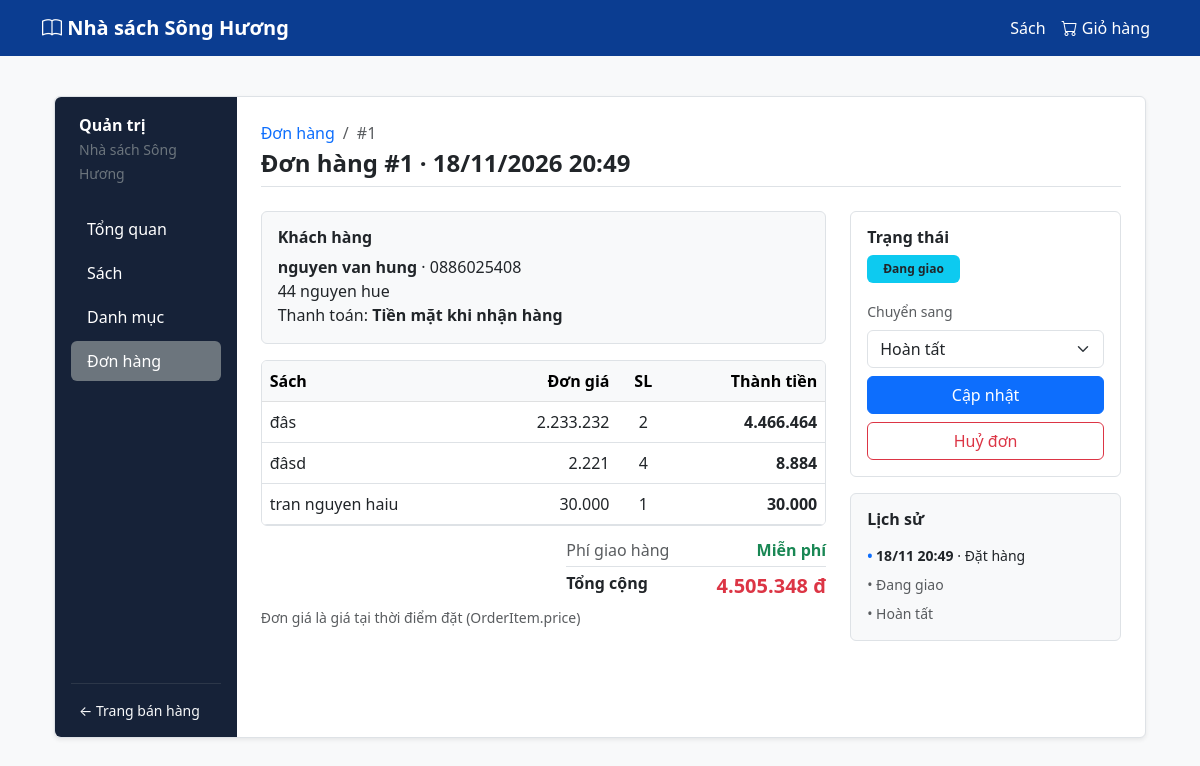
Screenshot of /admin/orders/1 with the database file from the repository.
### app.py (models this page shows)
class Order(db.Model):
    id = db.Column(db.Integer, primary_key=True)
    customer_name = db.Column(db.String(100), nullable=False)
    phone = db.Column(db.String(20), nullable=False)
    email = db.Column(db.String(100))
    address = db.Column(db.String(200), nullable=False)
    notes = db.Column(db.Text)
    payment_method = db.Column(db.String(50), default="cash")
    total_amount = db.Column(db.Float, default=0)
    status = db.Column(db.String(50), default="Chờ xác nhận")
    created_at = db.Column(db.DateTime, default=datetime.now)
    shipping_at = db.Column(db.DateTime)
    completed_at = db.Column(db.DateTime)
    cancelled_at = db.Column(db.DateTime)
    items = db.relationship(
        "OrderItem", backref="order", lazy=True, cascade="all, delete-orphan"
    )

class OrderItem(db.Model):
    id = db.Column(db.Integer, primary_key=True)
    order_id = db.Column(db.Integer, db.ForeignKey("order.id"), nullable=False)
    book_id = db.Column(db.Integer, db.ForeignKey("book.id"), nullable=False)
    quantity = db.Column(db.Integer, nullable=False)
    price = db.Column(db.Float, nullable=False)

class Book(db.Model):
    id = db.Column(db.Integer, primary_key=True)
    title = db.Column(db.String(200), nullable=False)
    author = db.Column(db.String(200))
    publisher = db.Column(db.String(200))
    year = db.Column(db.Integer)
    price = db.Column(db.Float, nullable=False)
    stock = db.Column(db.Integer, default=0)
    description = db.Column(db.Text)
    image = db.Column(db.String(200))
    category_id = db.Column(db.Integer, db.ForeignKey("category.id"), nullable=False)
    order_items = db.relationship("OrderItem", backref="book", lazy=True)

### app.py (the view)
@app.route("/admin/orders/<int:id>")
def admin_order_detail(id):
    order = Order.query.get_or_404(id)
    subtotal = sum(item.price * item.quantity for item in order.items)
    shipping_fee = 0 if subtotal >= 200000 else 20000
    next_statuses = VALID_TRANSITIONS.get(order.status, [])
    can_cancel = order.status in ["Chờ xác nhận", "Đang giao"]
    csrf_form = EmptyForm()
    return render_template(
        "admin_order_detail.html",
        order=order,
        subtotal=subtotal,
        shipping_fee=shipping_fee,
        next_statuses=next_statuses,
        can_cancel=can_cancel,
        csrf_form=csrf_form,
    )

### app.py
class EmptyForm(FlaskForm):
    pass

### app.py (called while the page is built)
@app.context_processor
def inject_admin_badges():
    try:
        pending_count = Order.query.filter_by(status="Chờ xác nhận").count()
    except Exception:
        pending_count = 0
    return dict(pending_orders_badge=pending_count)

### templates/admin_order_detail.html (shortened to what this page needs)
{% extends 'base.html' %}
{% block content %}
<div class="container-fluid py-3">
    <div class="row g-0 shadow-sm border rounded bg-white">
        {% include '_admin_sidebar.html' %}
        <div class="col-md-9 col-lg-10 p-4">
            <nav aria-label="breadcrumb" class="mb-1">
                <ol class="breadcrumb small mb-0">
                    <li class="breadcrumb-item"><a href="{{ url_for('admin_orders') }}" class="text-decoration-none">Đơn hàng</a></li>
                    <li class="breadcrumb-item active">#{{ order.id }}</li>
                </ol>
            </nav>
            <h4 class="fw-bold mb-4 pb-2 border-bottom">
                Đơn hàng #{{ order.id }} &middot; {{ order.created_at.strftime('%d/%m/%Y %H:%M') if order.created_at else '' }}
            </h4>
            <div class="row g-4">
                <div class="col-md-8">
                    <div class="card bg-light border mb-3">
                        <div class="card-body">
                            <h6 class="fw-bold mb-2">Khách hàng</h6>
                            <div><strong>{{ order.customer_name }}</strong> &middot; {{ order.phone }}</div>
                            <div>{{ order.address }}</div>
                            <div>
                                Thanh toán:
                                <strong>{{ 'Chuyển khoản' if order.payment_method == 'transfer' else 'Tiền mặt khi nhận hàng' }}</strong>
                            </div>
                        </div>
                    </div>
                    <div class="table-responsive border rounded mb-2">
                        <table class="table align-middle mb-0">
                            <thead class="table-light">
                                <tr>
                                    <th>Sách</th>
                                    <th class="text-end">Đơn giá</th>
                                    <th class="text-center">SL</th>
                                    <th class="text-end">Thành tiền</th>
                                </tr>
                            </thead>
                            <tbody>
                                {% for item in order.items %}
                                <tr>
                                    <td>{{ item.book.title if item.book else 'Sách đã xoá' }}</td>
                                    <td class="text-end">{{ "{:,.0f}".format(item.price).replace(',', '.') }}</td>
                                    <td class="text-center">{{ item.quantity }}</td>
                                    <td class="text-end fw-semibold">{{ "{:,.0f}".format(item.price * item.quantity).replace(',', '.') }}</td>
                                </tr>
                                {% endfor %}
                            </tbody>
                        </table>
                    </div>
                    <div class="d-flex justify-content-end">
                        <div style="min-width: 260px;">
                            <div class="d-flex justify-content-between py-1">
                                <span class="text-muted">Phí giao hàng</span>
                                <span class="{{ 'text-success fw-semibold' if shipping_fee == 0 }}">
                                    {{ 'Miễn phí' if shipping_fee == 0 else "{:,.0f}".format(shipping_fee).replace(',', '.') + ' đ' }}
                                </span>
                            </div>
                            <div class="d-flex justify-content-between py-1 border-top">
                                <span class="fw-bold">Tổng cộng</span>
                                <span class="fw-bold text-danger fs-5">{{ "{:,.0f}".format(order.total_amount).replace(',', '.') }} đ</span>
                            </div>
                        </div>
                    </div>
                    <small class="text-muted">Đơn giá là giá tại thời điểm đặt (OrderItem.price)</small>
                </div>
                <div class="col-md-4">
                    <div class="card border mb-3">
                        <div class="card-body">
                            <h6 class="fw-bold mb-2">Trạng thái</h6>
                            <div class="mb-3">
                                {% if order.status == 'Chờ xác nhận' %}
                                    <span class="badge bg-warning text-dark px-3 py-2">Chờ xác nhận</span>
                                {% elif order.status == 'Đang giao' %}
                                    <span class="badge bg-info text-dark px-3 py-2">Đang giao</span>
                                {% elif order.status == 'Hoàn tất' %}
                                    <span class="badge bg-success px-3 py-2">Hoàn tất</span>
                                {% else %}
                                    <span class="badge bg-danger px-3 py-2">Đã huỷ</span>
                                {% endif %}
                            </div>
                            {% if next_statuses %}
                                <form method="POST" action="{{ url_for('update_order_status', id=order.id) }}" class="mb-2">
                                    <label class="form-label small text-muted">Chuyển sang</label>
                                    <select name="status" class="form-select mb-2">
                                        {% for st in next_statuses %}
                                            <option value="{{ st }}">{{ st }}</option>
                                        {% endfor %}
                                    </select>
                                    <button type="submit" class="btn btn-primary w-100">Cập nhật</button>
                                </form>
                            {% endif %}
                            {% if can_cancel %}
                                <form method="POST" action="{{ url_for('update_order_status', id=order.id) }}" onsubmit="return confirm('Bạn có chắc muốn huỷ đơn #{{ order.id }}? Tồn kho sẽ được hoàn lại.');">
                                    <button type="submit" class="btn btn-outline-danger w-100">Huỷ đơn</button>
                                </form>
                            {% endif %}
                        </div>
                    </div>
                    <div class="card border bg-light">
                        <div class="card-body">
                            <h6 class="fw-bold mb-3">Lịch sử</h6>
                            <ul class="list-unstyled small mb-0">
                                <li class="mb-2">
                                    <span class="text-primary fw-bold">&bull;</span>
                                    <strong>{{ order.created_at.strftime('%d/%m %H:%M') if order.created_at else '' }}</strong> &middot; Đặt hàng
                                </li>
                                {% if order.shipping_at %}
                                <li class="mb-2">
                                    <span class="text-primary fw-bold">&bull;</span>
                                    <strong>{{ order.shipping_at.strftime('%d/%m %H:%M') }}</strong> &middot; Đang giao
                                </li>
                                {% elif order.status not in ['Hoàn tất', 'Đã huỷ'] %}
                                <li class="mb-2 text-muted">&bull; Đang giao</li>
                                {% endif %}
                                {% if order.completed_at %}
                                <li class="mb-2">
                                    <span class="text-success fw-bold">&bull;</span>
                                    <strong>{{ order.completed_at.strftime('%d/%m %H:%M') }}</strong> &middot; Hoàn tất
                                </li>
                                {% elif order.cancelled_at %}
                                <li class="mb-2">
                                    <span class="text-danger fw-bold">&bull;</span>
                                    <strong>{{ order.cancelled_at.strftime('%d/%m %H:%M') }}</strong> &middot; Đã huỷ
                                </li>
                                {% else %}
                                <li class="text-muted">&bull; Hoàn tất</li>
                                {% endif %}
                            </ul>
                        </div>
                    </div>
                </div>
            </div>
        </div>
    </div>
</div>
{% endblock %}

### templates/base.html (style rules this page uses)
body { background-color: #f8f9fa; }

### rows the page displays
Order: id "1", created_at "18/11/2026 20:49", customer_name "nguyen van hung", phone "0886025408", address "44 nguyen hue", payment_method "Tiền mặt khi nhận hàng", total_amount "4.505.348", created_at "18/11 20:49"
OrderItem: book "đâs", price "2.233.232", quantity "2", price+quantity "4.466.464"
OrderItem: book "đâsd", price "2.221", quantity "4", price+quantity "8.884"
OrderItem: book "tran nguyen haiu", price "30.000", quantity "1", price+quantity "30.000"

### other values shown
form field status "Hoàn tất"
